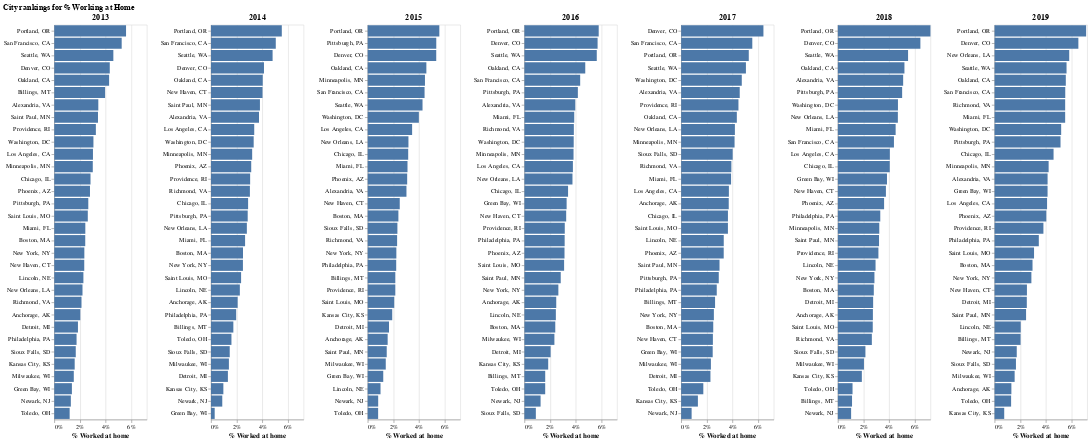

Notebook cell for this chart:
### Markdown cell above
## Lovely! Now that we're to this point, let's do some tidying up.
* Add a title for the set of charts
* The Y-axis label CITY_Lbl is unneeded
* Whoops, % Worked at home is displaying ratios not percentages. Fix that formatting
* Finally, make the X-axis range across each chart consistent by finding the max x value across all years and create the scale based on that

### Code cell
# Consistent X axis range
charts = alt.hconcat(title="City rankings for % Working at Home")
max_pct = table["% Worked at home"].max()
for y in table["YEAR"].unique():
    bar = alt.Chart(table[table["YEAR"]==y], title=str(y)).mark_bar().encode(
        alt.X(
            '% Worked at home',
            axis=alt.Axis(format="%"),
            scale=alt.Scale(domain=(0, max_pct)),
        ),
        alt.Y('CITY_lbl:N', sort="-x", title=None),
    ).properties(width=150)
    charts |= bar
    
charts
